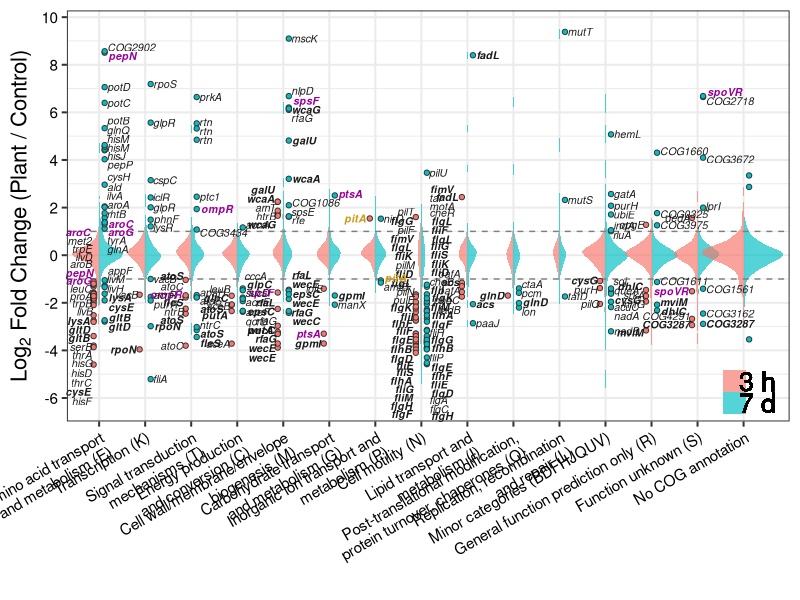
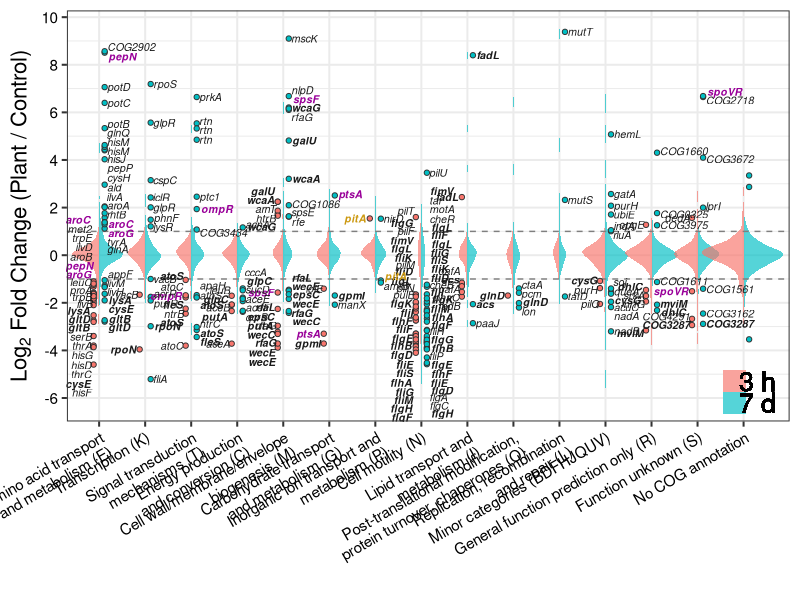

These figures' R source, in order:
library(ggplot2)
library(dplyr)
library(gridExtra)
library(ggrepel)
library(reshape2)
#This function is made by Dr. Karel Kroeze http://karel-kroeze.nl

GeomSplitViolin <- ggproto("GeomSplitViolin", GeomViolin, 
                           draw_group = function(self, data, ..., draw_quantiles = NULL) {
                             data <- transform(data, xminv = x - violinwidth * (x - xmin), xmaxv = x + violinwidth * (xmax - x))
                             grp <- data[1, "group"]
                             newdata <- plyr::arrange(transform(data, x = if (grp %% 2 == 1) xminv else xmaxv), if (grp %% 2 == 1) y else -y)
                             newdata <- rbind(newdata[1, ], newdata, newdata[nrow(newdata), ], newdata[1, ])
                             newdata[c(1, nrow(newdata) - 1, nrow(newdata)), "x"] <- round(newdata[1, "x"])
                             
                             if (length(draw_quantiles) > 0 & !scales::zero_range(range(data$y))) {
                               stopifnot(all(draw_quantiles >= 0), all(draw_quantiles <=
                                                                         1))
                               quantiles <- ggplot2:::create_quantile_segment_frame(data, draw_quantiles)
                               aesthetics <- data[rep(1, nrow(quantiles)), setdiff(names(data), c("x", "y")), drop = FALSE]
                               aesthetics$alpha <- rep(1, nrow(quantiles))
                               both <- cbind(quantiles, aesthetics)
                               quantile_grob <- GeomPath$draw_panel(both, ...)
                               ggplot2:::ggname("geom_split_violin", grid::grobTree(GeomPolygon$draw_panel(newdata, ...), quantile_grob))
                             }
                             else {
                               ggplot2:::ggname("geom_split_violin", GeomPolygon$draw_panel(newdata, ...))
                             }
                           })

geom_split_violin <- function(mapping = NULL, data = NULL, stat = "ydensity", position = "identity", ..., 
                              draw_quantiles = NULL, trim = TRUE, scale = "area", na.rm = FALSE, 
                              show.legend = NA, inherit.aes = TRUE) {
  layer(data = data, mapping = mapping, stat = stat, geom = GeomSplitViolin, 
        position = position, show.legend = show.legend, inherit.aes = inherit.aes, 
        params = list(trim = trim, scale = scale, draw_quantiles = draw_quantiles, na.rm = na.rm, ...))
}



d<-read.csv("data4_fig2source.csv")

g1<-ggplot(d,aes(x=as.factor(loc),y=FC,fill=time,colour=time,width=2.5))+
  coord_fixed(ratio=0.35)+
  theme_bw(base_size=15)+
  theme(legend.position="none",
        axis.text.x=element_text(angle=30,hjust=1,colour="black",size=11),
        axis.title.y=element_text(size=16),
        axis.text=element_text(size=11,colour="black"))+
  geom_split_violin(trim=F,scale="count",linetype="blank",alpha=I(2/3),adjust=1.3)+
  scale_y_continuous(breaks=seq(-6,10,2),limits=c(-6.2,9.5))+
  scale_x_discrete(labels=c("Amino acid transport\nand metabolism (E)","Transcription (K)","Signal transduction\nmechanisms (T)",
                            "Energy production\nand conversion (C)","Cell wall/membrane/envelope\nbiogenesis (M)",
                            "Carbohydrate transport\nand metabolism (G)","Inorganic ion transport and\nmetabolism (P)",
                            "Cell motility (N)","Lipid transport and\nmetabolism (I)","Post-translational modification,\nprotein turnover, chaperones (O)",
                            "Replication, recombination\nand repair (L)","Minor categories (BDFHJQUV)",
                            "General function prediction only (R)","Function unknown (S)","No COG annotation"))+
  geom_hline(yintercept=c(-1,1),size=0.5,color="grey50",linetype=2)+
  geom_point(data=d %>% filter(sig !="",time=="3h"),aes(x=loc-0.12,y=FC),size=1.5,shape=21,colour="grey20")+
  geom_point(data=d %>% filter(sig !="",time=="7d"),aes(x=loc+0.12,y=FC),size=1.5,shape=21,colour="grey20")+
  geom_text_repel(aes(x=loc-0.1,y=FC,label=name,fontface=ifelse(res=="","italic","bold.italic"),colour=res),
                  data=d %>% filter(sig !="",time=="3h"),
                  direction="y",nudge_x=-0.06,hjust=1,size=2.7,box.padding=0,point.padding=0,
                  segment.size=0,min.segment.length = 10,force=0.8)+
  geom_text_repel(aes(x=loc+0.1,y=FC,label=name,fontface=ifelse(res=="","italic","bold.italic"),colour=res),
                  data=d %>% filter(sig !="",time=="7d"),
                  direction="y",nudge_x=+0.07,hjust=0,size=2.7,box.padding=0,point.padding=0,
                  segment.size=0,min.segment.length = 10,force=0.8)+
  scale_colour_manual(values=c("grey10","#990099","#CC9911","white","white","grey10"))+
  labs(x="",y=expression(paste({Log[2]}," Fold Change (Plant / Control)"))) +
  geom_point(aes(x=14.8,y=-5.3,colour="#f9a39d"),shape=15,size=7.2,colour="#f9a39d")+
  geom_point(aes(x=14.8,y=-6.2,colour="#55d4d8"),shape=15,size=7.2,colour="#55d4d8")+
  geom_text(aes(x=15.3,y=-5.3,label="3 h"),colour="black",size=6.8)+
  geom_text(aes(x=15.3,y=-6.2,label="7 d"),colour="black",size=6.8)+
  annotate("text",x=seq(1,15,1)-0.18,y=8,label=data.frame(subset(d,time=="3h") %>% group_by(loc) %>% tally())$n,colour="black",size=2.9,vjust=-7.15)+
  annotate("text",x=seq(1,15,1)+0.18,y=8,label=data.frame(subset(d,time=="7d") %>% group_by(loc) %>% tally())$n,colour="black",size=2.9,vjust=-7.15)+
  annotate("text",x=14.9,y=-3.2,label="Depleted genes ←",colour="black",size=4.2,angle=90,vjust=6.5)+
  annotate("text",x=14.9,y=3.2,label="→ Enriched genes",colour="Black",size=4.2,angle=90,vjust=6.5)+
  coord_cartesian(xlim=c(0.9,15.4))

win.graph(70,40)
g1
ggsave(file="fig2.tiff",plot=g1,dpi=300)
dev.off()